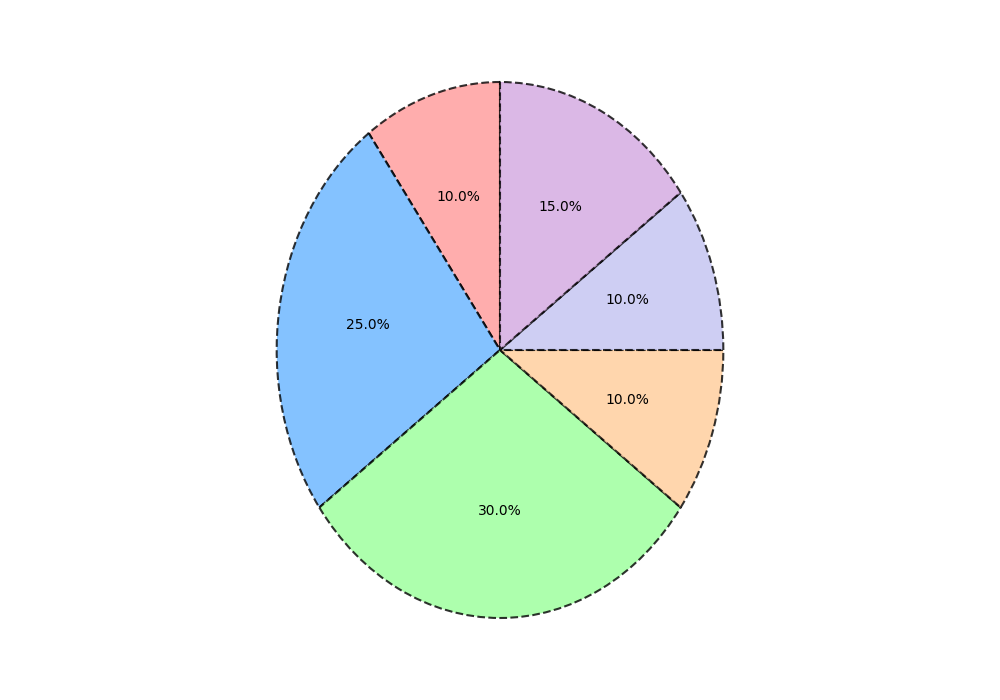

Here is the Python script that generated this plot:
import matplotlib.pyplot as plt

popularity_percentages = [10, 25, 30, 10, 10, 15]  # Manually shuffled the percentages
colors = ['#ff9999', '#66b3ff', '#99ff99', '#ffcc99', '#c2c2f0', '#d3a6e0']

fig, ax = plt.subplots(figsize=(10, 7))
wedges, texts, autotexts = ax.pie(
    popularity_percentages,
    autopct='%1.1f%%',
    startangle=90,
    colors=colors,
    wedgeprops=dict(edgecolor='black', linestyle='--', linewidth=1.5, alpha=0.8)
)

for autotext in autotexts:
    autotext.set_fontsize(10)
    autotext.set_fontweight('normal')

ax.grid(color='grey', linestyle='-.', linewidth=0.5)
ax.set_aspect(1.2)

plt.tight_layout()
plt.show()
